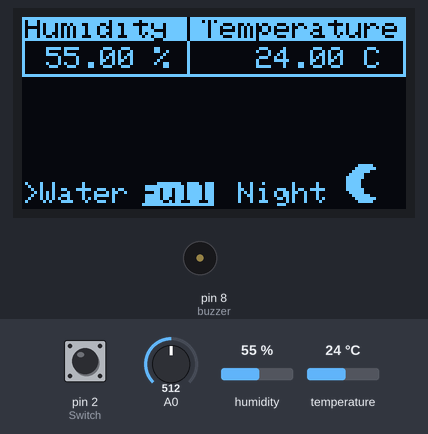
Recording of a sketch running on a simulated Arduino Uno, built with avr-gcc and run on an emulated ATmega328P. On the bench: 128×64 one-colour display, buzzer (waves = sounding). The inputs (shaded band) are chosen by the test bench; at power-on: pin 2 (Switch) HIGH, A0 = 512, humidity 55 %, temperature 24 °C. What the sketch prints to the serial monitor is not drawn.

Above: at 1.2 s.
1.3 s: pin 2 (Switch) pulled LOW for 1 s
At 5.1 s:
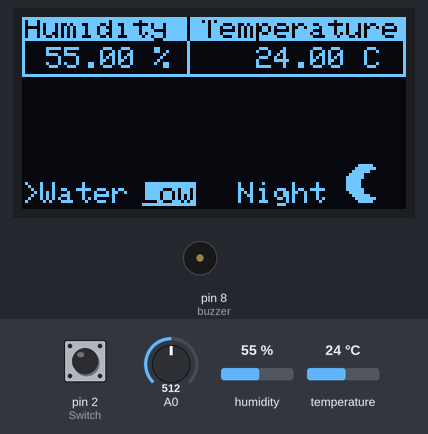
6.8 s: A0 set to 490
At 9.0 s:
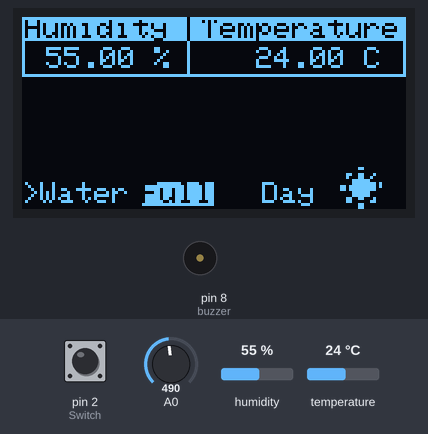
10.0 s: humidity set to 22 %
At 11.8 s:
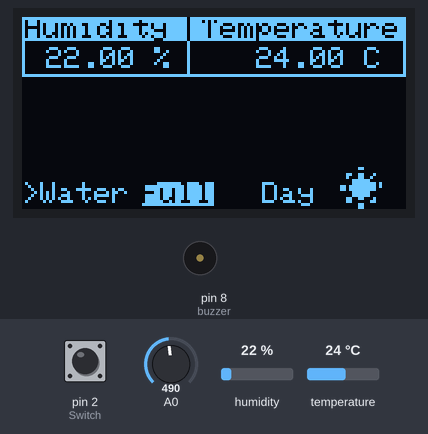
12.1 s: pin 2 (Switch) pulled LOW for 3.2 s
At 17.3 s:
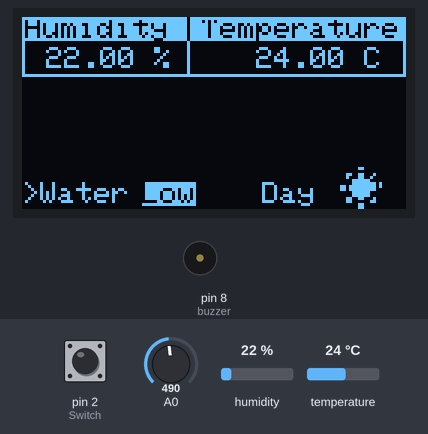
19.5 s: A0 set to 510
At 21.9 s:
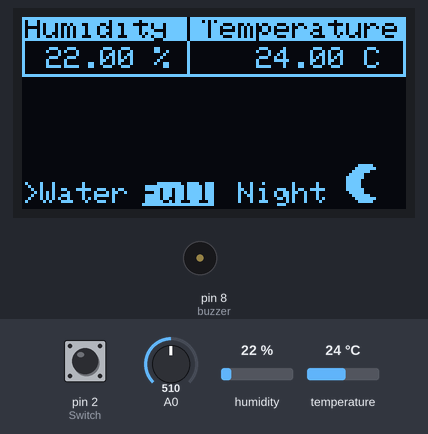
22.7 s: A0 set to 0
At 25.5 s:
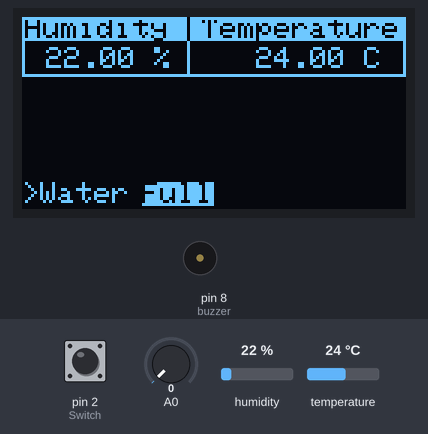
Timing chart, 0 to 26.8 s (numbered marks = the images above; inputs shaded):
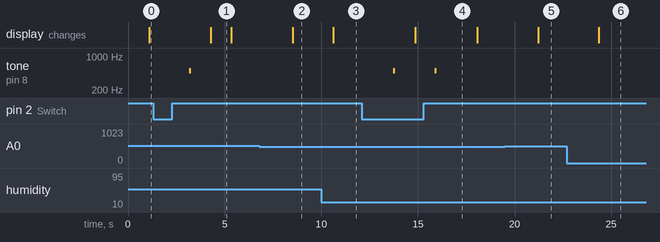

The sketch:

coding-oled.ino
```cpp
//Declare DHT Sensor Module Library
#include <DHT.h>
#define DHT11Pin 12
#define DHTType DHT11
//OLED 128x64 Display
#include <Wire.h>
#include <Adafruit_GFX.h>
#include <Adafruit_SSD1306.h>
DHT HT(DHT11Pin,DHTType);
//OLED define adress
#define OLE_ADDR 0x3D
#define SSD1306_128_64
#define SCREEN_WIDTH 128 // OLED display width, in pixels
#define SCREEN_HEIGHT 64 // OLED display height, in pixels
#define OLED_RESET -1
// Declaration for an SSD1306 display connected to I2C (SDA, SCL pins)
Adafruit_SSD1306 display(SCREEN_WIDTH, SCREEN_HEIGHT, &Wire, -1);
const int buzzer = 8; // Digital Pin 8 - Buzzer
int Switch = 2; // Digital Pin 2 - Float Switch
int Fswitch = 1; //Float Switch initial state

void setup() {
  Serial.begin(9600);
  HT.begin();
  //For OLED I2C
  if(!display.begin(SSD1306_SWITCHCAPVCC, 0x3C)) { // Address 0x3D for 128x64
    Serial.println(F("SSD1306 allocation failed"));
    for(;;);
  }
display.clearDisplay();
pinMode(Switch, INPUT_PULLUP);
pinMode(buzzer, OUTPUT);
}

void loop() {
  unsigned int AnalogValue;
  AnalogValue = analogRead(A0);
  Fswitch = digitalRead(Switch);
  monitordisplay();
  display.clearDisplay();
  display.fillRect(0, 0, 128, 8, WHITE);
  oledHeader();
  display.drawRect(0, 0, 128, 20, WHITE);
  display.drawLine(55, 0, 55, 8, BLACK);
  display.drawLine(55, 8, 55, 18, WHITE);
  oledUnit();
  oledWater();

if(Fswitch == LOW){
  display.setTextSize(1);
  display.setTextColor(BLACK,WHITE);
  display.setCursor(40,55);
  display.print("Low");
  soundBuzzer();
}
else{
  display.setTextSize(1);
  display.setTextColor(BLACK,WHITE);
  display.setCursor(40,55);
  display.print("Full");
}
if (AnalogValue > 500){
  oledMoon();
}
if (AnalogValue > 0 && AnalogValue < 500){
  oledSun();
}
display.display();
display.clearDisplay();
}

void monitordisplay(){  //Show Sensors reading in Microsoft Excel
  Serial.print(HT.readHumidity());
  Serial.print(",");
  Serial.print(HT.readTemperature());
  Serial.print(",");
  if (analogRead(A0)>500){
    Serial.print("Night");}
  if (analogRead(A0)<500){
    Serial.print("Day");
  }
  Serial.print(",");
  if (digitalRead(2)==0){
    Serial.print("LOW");
  }
  if (digitalRead(2)==1){
    Serial.print("FULL");
  }
  Serial.print(",");
  Serial.println();
  delay(1000);
}

void oledHeader() { //Tempeature and Humidity Header
 display.setTextSize(1);
 display.setTextColor(BLACK,WHITE);
 display.setCursor(1, 0);
 display.print("Humidity");
 display.setCursor(60,0);
 display.print("Temperature");
}
void oledUnit() {   //Temperature and Humidity Reading
  display.setTextSize(1.5);
  display.setTextColor(WHITE);
  display.setCursor(8, 10);
  display.print(HT.readHumidity());
  display.print(" %");
  display.setCursor(78, 10);
  display.print(HT.readTemperature());
  display.print(" C");
}
void oledWater() {    //Float Switch
  display.setTextSize(1);
  display.setTextColor(WHITE);
  display.setCursor(0,55);
  display.print(">Water");
}
void oledSun() { //Sun Symbol
  display.setTextSize(1);
  display.setTextColor(WHITE);
  display.setCursor(80,55);
  display.print("Day");
  display.setTextSize(2);
  display.setTextColor(WHITE);
  display.setCursor(108,50);
  display.print("*");
  display.drawLine(106, 56, 119, 55, WHITE); //y
  display.drawLine(106, 57, 119, 56, WHITE);
  display.drawCircle(113, 56, 5, BLACK);
}
void oledMoon() { //Moon Symbol
  display.setTextSize(1);
  display.setTextColor(WHITE);
  display.setCursor(72,55);
  display.print("Night");
  display.fillCircle(114, 55, 6, WHITE);
  display.fillCircle(117, 55, 4, BLACK);
}
void soundBuzzer() { //Buzzer
  tone(buzzer, 500);
  delay(100);
  noTone(buzzer);
  delay(1000);
}
```

Measured:
- after the input at 1.3 s, tone on pin 8 (buzzer): silent → 500 Hz after 1.9 s, → silent 0.10 s later; the display: changes after 3.0 s (image 1)
- after the input at 6.8 s, the display: changes after 1.7 s (image 2)
- after the input at 10.0 s, the display: changes after 0.61 s (image 3)
- after the input at 12.1 s, tone on pin 8 (buzzer): alternates 500 Hz for 0.10 s and silent for 2.1 s, 4 changes in all, then stays silent, starting after 1.6 s; the display: changes after 2.7 s (image 4)
- after the input at 19.5 s, the display: changes after 1.7 s (image 5)
- after the input at 22.7 s, the display: changes after 1.7 s (image 6)
- what the display in image 1 shows lasts 1.1 s, from 4.3 s to 5.4 s
